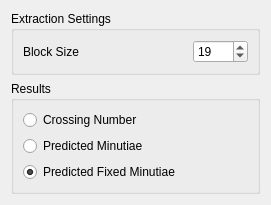
            <widget class="QWidget" name="tab_7">
             <attribute name="title">
              <string>Extraction</string>
             </attribute>
             <layout class="QVBoxLayout" name="verticalLayout_59">
              <item>
               <widget class="QGroupBox" name="groupBox_2">
                <property name="title">
                 <string>Extraction Settings</string>
                </property>
                <layout class="QHBoxLayout" name="horizontalLayout_45">
                 <item>
                  <widget class="QLabel" name="label_exTester_exBlockSize">
                   <property name="text">
                    <string>Block Size</string>
                   </property>
                  </widget>
                 </item>
                 <item>
                  <spacer name="horizontalSpacer_39">
                   <property name="orientation">
                    <enum>Qt::Horizontal</enum>
                   </property>
                   <property name="sizeHint" stdset="0">
                    <size>
                     <width>108</width>
                     <height>20</height>
                    </size>
                   </property>
                  </spacer>
                 </item>
                 <item>
                  <widget class="QSpinBox" name="spinBox_exTester_exBlockSize">
                   <property name="minimumSize">
                    <size>
                     <width>55</width>
                     <height>0</height>
                    </size>
                   </property>
                   <property name="value">
                    <number>19</number>
                   </property>
                  </widget>
                 </item>
                </layout>
               </widget>
              </item>
              <item>
               <widget class="QGroupBox" name="groupBox_exTester_exResults">
                <property name="title">
                 <string>Results</string>
                </property>
                <layout class="QVBoxLayout" name="verticalLayout_60">
                 <item>
                  <widget class="QRadioButton" name="radioButton_exTester_crossingNumber">
                   <property name="text">
                    <string>Crossing Number</string>
                   </property>
                  </widget>
                 </item>
                 <item>
                  <widget class="QRadioButton" name="radioButton_exTester_predictedMinutiae">
                   <property name="text">
                    <string>Predicted Minutiae</string>
                   </property>
                   <property name="checked">
                    <bool>false</bool>
                   </property>
                  </widget>
                 </item>
                 <item>
                  <widget class="QRadioButton" name="radioButton_exTester_fixedPredictedMinutiae">
                   <property name="text">
                    <string>Predicted Fixed Minutiae</string>
                   </property>
                   <property name="checked">
                    <bool>true</bool>
                   </property>
                  </widget>
                 </item>
                </layout>
               </widget>
              </item>
             </layout>
            </widget>
